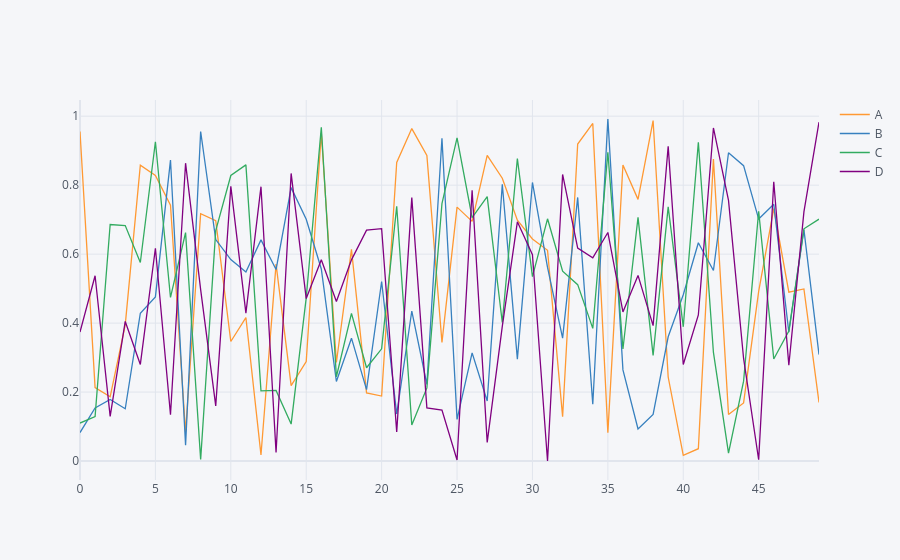

Notebook cell for this chart:
### Code cell
arr1 = np.random.rand(50,4)
df1 = pd.DataFrame(arr1,columns=['A','B','C','D'])
df1.iplot()
